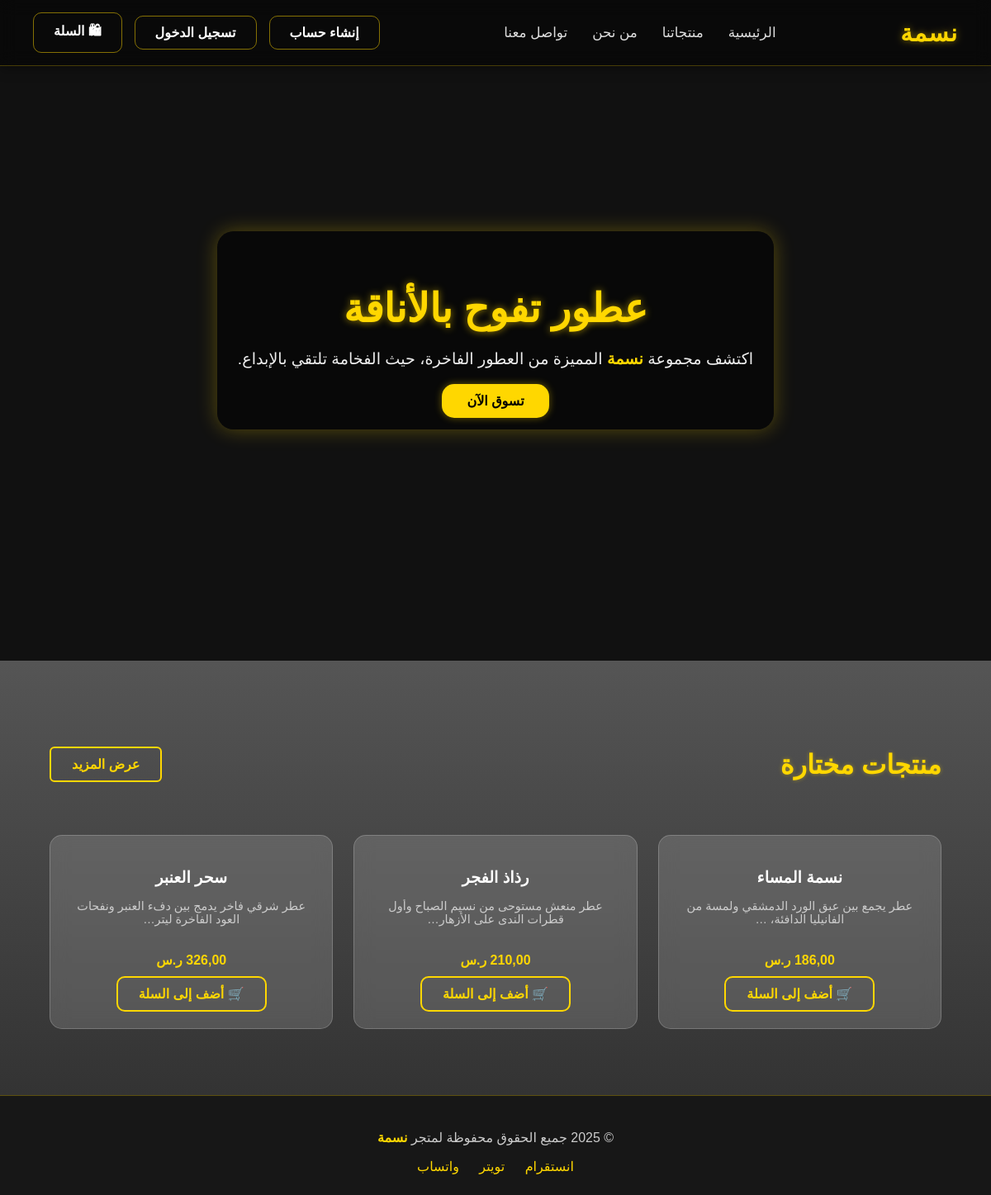
The page / on the database its author committed.
### shop/models.py (models this page shows, shortened)
class Product(models.Model):
    name = models.CharField(
        max_length=100,
        verbose_name="اسم المنتج"
    )
    price = models.DecimalField(
        max_digits=8,
        decimal_places=2,
        verbose_name="السعر (ر.س)"
    )
    image = CloudinaryField(
        "صورة المنتج",
        folder="products",        # مجلد مخصص داخل Cloudinary
        blank=True,
        null=True
    )
    description = models.TextField(
        verbose_name="وصف المنتج",
        max_length=500,
        blank=True,
        null=True,
        help_text="أدخل وصفًا موجزًا يوضح مميزات العطر."
    )
    size_ml = models.PositiveIntegerField(
        verbose_name="الحجم (مل)",
        default=100,
        help_text="مثلاً: 50 أو 100"
    )
    created_at = models.DateTimeField(
        auto_now_add=True,
        verbose_name="تاريخ الإضافة"
    )
    class Meta:
        verbose_name = "منتج"
        verbose_name_plural = "المنتجات"
        ordering = ["-created_at"]  # الأحدث أولاً

### shop/views.py (the view)
# urls.py: path("", views.home_page, name="home"),
def home_page(request):
    featured_products = Product.objects.all()[:3]
    return render(request, "home.html", {"featured_products": featured_products})

### templates/home.html (shortened to what this page needs)
{% load static %}
{% load cloudinary %}
{% include 'header.html' %}
<main>
  <section class="hero">
    <video autoplay muted loop playsinline class="hero-video">
      <source src="{% static 'videos/257927_tiny.mp4' %}" type="video/mp4">
    </video>
    <div class="hero-content">
      <h1>عطور تفوح بالأناقة</h1>
      <p>اكتشف مجموعة <span>نسمة</span> المميزة من العطور الفاخرة، حيث الفخامة تلتقي بالإبداع.</p>
      <a href="#featured-products" class="cta">تسوق الآن</a>
    </div>
  </section>
  <section id="featured-products" class="featured-products">
    <div class="section-header">
      <h2>منتجات مختارة</h2>
      <a href="{% url 'products' %}" class="cta-black">عرض المزيد</a>
    </div>
    <div class="products-grid">
      {% for product in featured_products %}
        <div class="product-card">
          <h3>{{ product.name }}</h3>
          <p>{{ product.description|truncatechars:60 }}</p>
          <div class="price">{{ product.price }} ر.س</div>
          <a href="{% url 'add_to_cart' product.id %}" class="add-btn" onclick="showToast('{{ product.name }}')">
            🛒 أضف إلى السلة
          </a>
        </div>
      {% empty %}
        <p>لا توجد منتجات حالياً.</p>
      {% endfor %}
    </div>
  </section>
</main>
{% include 'footer.html' %}

### templates/header.html (style rules this page uses)
body { margin: 0; font-family: 'Cairo', sans-serif; background-color: #111; color: #fff; overflow-x: hidden; }

### templates/home.html (style rules this page uses)
body { margin: 0; font-family: 'Cairo', sans-serif; background-color: #111; color: #fff; scroll-behavior: smooth; }
.hero { position: relative; width: 100%; height: 100vh; overflow: hidden; display: flex; align-items: center; justify-content: center; }
.hero-video { position: absolute; top: 0; left: 0; width: 100%; height: 100%; object-fit: cover; z-index: 0; filter: brightness(60%); transition: transform 10s ease-in-out; }
.hero-content { position: relative; z-index: 1; max-width: 700px; padding: 25px; background: rgba(0, 0, 0, 0.55); border-radius: 20px; text-align: center; box-shadow: 0 0 25px rgba(255, 215, 0, 0.3); }
.hero h1 { font-size: 3em; margin-bottom: 15px; color: gold; text-shadow: 0 0 10px rgba(255, 215, 0, 0.6); }
.hero p { font-size: 1.2em; color: #eee; margin-bottom: 25px; line-height: 1.6; }
.hero span { color: gold; font-weight: bold; }
.cta { background-color: gold; color: black; padding: 12px 30px; border-radius: 15px; text-decoration: none; font-weight: bold; transition: 0.3s; box-shadow: 0 0 10px rgba(255, 215, 0, 0.4); }
.featured-products { width: 100%; padding: 80px 0; background: linear-gradient(to bottom, #555, #333); }
.section-header { display: flex; justify-content: space-between; align-items: center; width: 90%; max-width: 1200px; margin: 0 auto 40px auto; }
.section-header h2 { color: gold; font-size: 2em; text-shadow: 0 0 5px rgba(255, 215, 0, 0.4); }
.cta-black { background: none; color: gold; border: 2px solid gold; padding: 10px 25px; border-radius: 6px; font-weight: bold; text-decoration: none; transition: 0.3s; }
.products-grid { display: grid; grid-template-columns: repeat(auto-fit, minmax(250px, 1fr)); gap: 25px; width: 90%; margin: auto; max-width: 1200px; }
.product-card { background: rgba(255, 255, 255, 0.15); backdrop-filter: blur(10px); border: 1px solid rgba(255, 255, 255, 0.2); border-radius: 15px; text-align: center; padding: 20px; transition: 0.3s; }
.product-card h3 { color: #fff; margin-bottom: 10px; font-size: 1.2em; }
.product-card p { color: #ccc; font-size: 0.9em; height: 50px; overflow: hidden; }
.product-card .price { color: gold; font-weight: bold; margin: 10px 0; }
.add-btn { display: inline-block; background: none; color: gold; border: 2px solid gold; padding: 10px 25px; border-radius: 10px; text-decoration: none; font-weight: bold; transition: all 0.3s ease; }

### rows shown on the page
Product: name "نسمة المساء", description "عطر يجمع بين عبق الورد الدمشقي ولمسة من الفانيليا الدافئة، …"
Product: name "رذاذ الفجر", description "عطر منعش مستوحى من نسيم الصباح وأول قطرات الندى على الأزهار…"
Product: name "سحر العنبر", description "عطر شرقي فاخر يدمج بين دفء العنبر ونفحات العود الفاخرة ليتر…", price "326,00"
